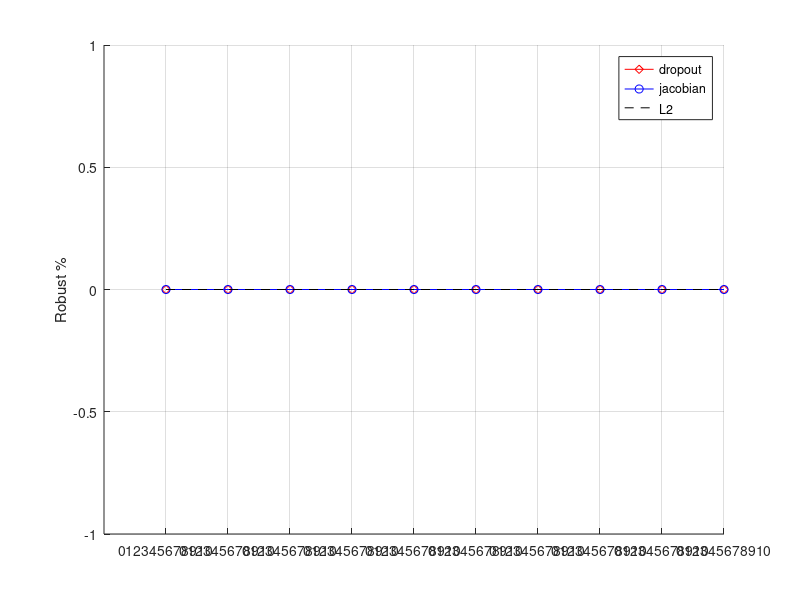
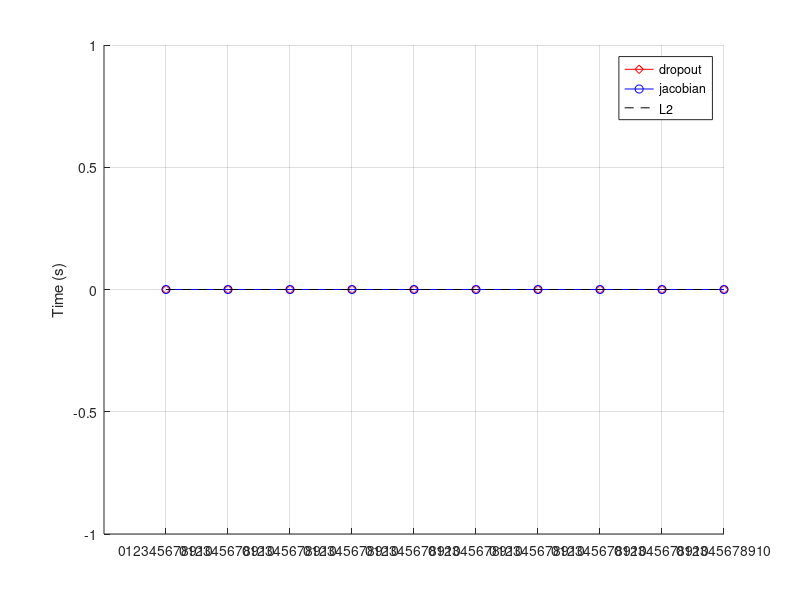
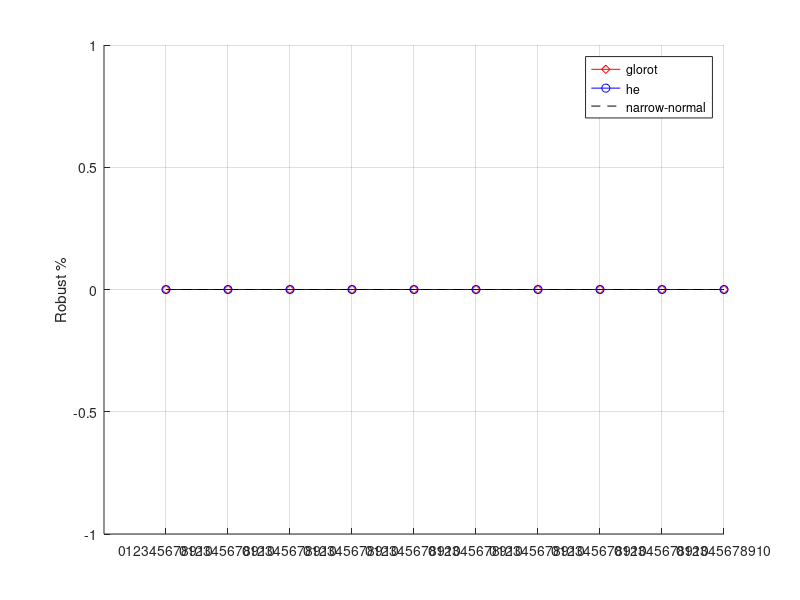
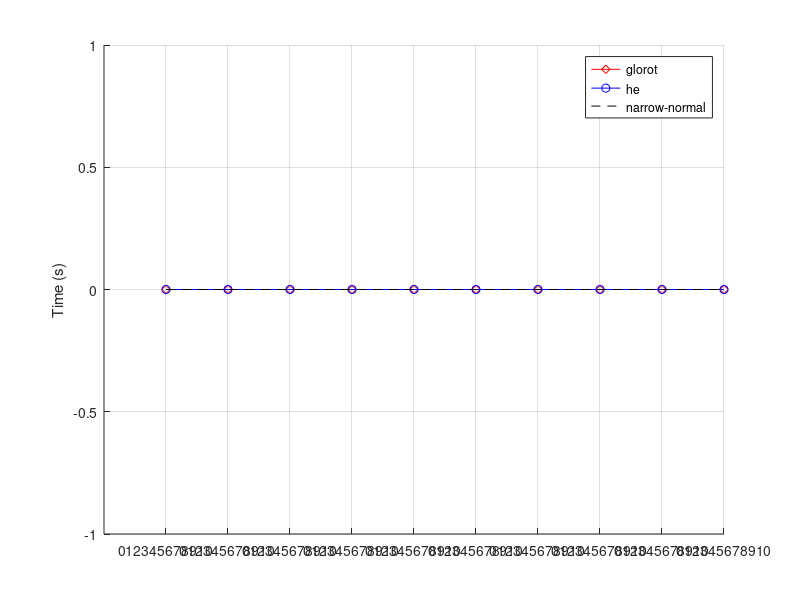

MATLAB code for these plots, in order:
%% Process results

results_folder = dir('results');

% first load all results
N = length(results_folder)-2;
allRes = cell(N,2);

for i=3:N+2
    ind_res = load(['results', filesep, results_folder(i).name]);
    allRes{i-2,1} = ind_res.res;
    allRes{i-2,2} = results_folder(i).name;
end

%% Analysis per class

% res indexes per class
zero  = 1:30;
one   = 31:60;
two   = 61:90;
three = 91:120;
four  = 121:150;
five  = 151:180;
six   = 181:210;
seven = 211:240;
eight = 241:270;
nine  = 271:300;

classes = [zero; one; two; three; four; five; six; seven; eight; nine];

numClasses = 10;
classRes = zeros(numClasses,4);

% Process results per class
for c = 1:numClasses
    idxs = classes(c,:);
    Rob = 0; Unk = 0; Norob = 0; Avgtime = 0;
    for i=1:N
        [rob, unk, norob, time] = process_model_res(allRes{i,1}, idxs);
        Rob = Rob + rob; Unk = Unk + unk; 
        Norob = Norob + norob; Avgtime = Avgtime + time;
    end
    Avgtime = Avgtime/N;
    classRes(c,:) = [Rob, Unk, Norob, Avgtime];
end

%% Analysis per regularizer

regs = ["dropout", "jacobian", "l2"];
Nregs = length(regs);
regRes = zeros(Nregs,4); % dropout, jacobian, l2
idxs = 1:300; % all indexes for the rest of the results

for r = 1:Nregs
    Rob = 0; Unk = 0; Norob = 0; Avgtime = 0;
    count = 0;
    for i=1:N
        if contains(allRes{i,2}, regs(r))
            [rob, unk, norob, time] = process_model_res(allRes{i,1}, idxs);
            Rob = Rob + rob; Unk = Unk + unk; 
            Norob = Norob + norob; Avgtime = Avgtime + time;
            count = count + 1;
        end
    end
    Avgtime = Avgtime/count;
    regRes(r,:) = [Rob, Unk, Norob, Avgtime];
end

%% Analysis per initialization scheme

inits = ["glorot", "he", "narrow"]; 
Ninits = length(inits);
initRes = zeros(Ninits,4);
idxs = 1:300; % all indexes for the rest of the results

for r = 1:Ninits
    Rob = 0; Unk = 0; Norob = 0; Avgtime = 0;
    count = 0;
    for i=1:N
        if contains(allRes{i,2}, inits(r))
            [rob, unk, norob, time] = process_model_res(allRes{i,1}, idxs);
            Rob = Rob + rob; Unk = Unk + unk; 
            Norob = Norob + norob; Avgtime = Avgtime + time;
            count = count + 1;
        end
    end
    Avgtime = Avgtime/count;
    initRes(r,:) = [Rob, Unk, Norob, Avgtime];
end

%% Analysis per seed (0,1,2,3,4)

seeds = ["0", "1", "2", "3", "4"]; 
Nseeds = length(seeds);
seedRes = zeros(Nseeds,4);
idxs = 1:300; % all indexes for the rest of the results

for i=1:N
    loc_seed = mod(i,5);
    if loc_seed == 0
        loc_seed = 5;
    end
    [rob, unk, norob, time] = process_model_res(allRes{i,1}, idxs);
    seedRes(loc_seed, 1) = seedRes(loc_seed, 1)  + rob/2700;
    seedRes(loc_seed, 2) = seedRes(loc_seed, 2)  + unk/2700;
    seedRes(loc_seed, 3) = seedRes(loc_seed, 3)  + norob/2700;
    seedRes(loc_seed, 4) = seedRes(loc_seed, 4)  + time/9;
end


%% Analysis per reg, per init (3 x 3)

% Order:
% dropout (glorot -> he -> narrow) -> jacobian (glorot -> he -> narrow) -> L2 (glorot -> he -> narrow)

regInitRes = zeros(Ninits*Nregs,4);
idxs = 1:300; % all indexes for the rest of the results

for i=1:N
    combo = ceil(i/5);
    [rob, unk, norob, time] = process_model_res(allRes{i,1}, idxs);
    regInitRes(combo,1) = regInitRes(combo,1) + rob; % robust
    regInitRes(combo,2) = regInitRes(combo,2) + unk; % unknown
    regInitRes(combo,3) = regInitRes(combo,3) + norob; % not robust
    regInitRes(combo,4) = regInitRes(combo,4) + time; % computation time
end
regInitRes(:,4) = regInitRes(:,4)/5; % 5 = number of models per combo


%% Analysis per reg per class

% Order:
% dropout (1,2,3,4,5,6) -> jacobian (1,2,3,4,5,6) -> L2 (1,2,3,4,5,6)

regClassRes = zeros(numClasses*Nregs,4);

% Process results per class
for c = 1:numClasses
    idxs = classes(c,:);
    for i=1:N
        [rob, unk, norob, time] = process_model_res(allRes{i,1}, idxs);
        if contains(allRes{i,2}, "dropout")
            regClassRes(c,1) = regClassRes(c,1) + rob;
            regClassRes(c,2) = regClassRes(c,2) + unk;
            regClassRes(c,3) = regClassRes(c,3) + norob;
            regClassRes(c,4) = regClassRes(c,4) + time;
        elseif contains(allRes{i,2}, "jacobian")
            regClassRes(c+numClasses,1) = regClassRes(c+numClasses,1) + rob;
            regClassRes(c+numClasses,2) = regClassRes(c+numClasses,2) + unk;
            regClassRes(c+numClasses,3) = regClassRes(c+numClasses,3) + norob;
            regClassRes(c+numClasses,4) = regClassRes(c+numClasses,4) + time;
        else % L2
            regClassRes(c+numClasses*2,1) = regClassRes(c+numClasses*2,1) + rob;
            regClassRes(c+numClasses*2,2) = regClassRes(c+numClasses*2,2) + unk;
            regClassRes(c+numClasses*2,3) = regClassRes(c+numClasses*2,3) + norob;
            regClassRes(c+numClasses*2,4) = regClassRes(c+numClasses*2,4) + time;
        end
    end
end
regClassRes(:,4) = regClassRes(:,4)/15; % (5 models per init, so 15 models total)


%% Analysis per reg per init per class

regInitClassRes = zeros(numClasses*Nregs*Ninits,4);
% dropout (1 to 18)
% jacobian (19 to 36)
% l2 (37 to 54)

for i=1:N
    combo = floor((i-1)/5);
    for c = 1:numClasses
        idxs = classes(c,:);
        [rob, unk, norob, time] = process_model_res(allRes{i,1}, idxs);
        regInitClassRes(combo*numClasses+c,1) = regInitClassRes(combo*numClasses+c,1) + rob; % robust
        regInitClassRes(combo*numClasses+c,2) = regInitClassRes(combo*numClasses+c,2) + unk; % unknown
        regInitClassRes(combo*numClasses+c,3) = regInitClassRes(combo*numClasses+c,3) + norob; % not robust
        regInitClassRes(combo*numClasses+c,4) = regInitClassRes(combo*numClasses+c,4) + time; % computation time
    end
end
regInitClassRes(:,4) = regInitClassRes(:,4)/5; % 5 = number of models per combo

classNames = ["0", "1", "2", "3", "4", "5", "6", "7", "8", "9", "10"];


%% Visualize results


%% Compare regularization vs classes (TODO)

dropout_class = regInitClassRes(1:10,:) + regInitClassRes(11:20,:) + regInitClassRes(21:30,:);
dropout_class(:,4) = dropout_class(:,4)/3; % compute average time
dropout_class(:,1:3) = dropout_class(:,1:3)/450; % total number of instances (plot as percentage)
jacobian_class = regInitClassRes(31:40,:) + regInitClassRes(41:50,:) + regInitClassRes(51:60,:);
jacobian_class(:,4) = jacobian_class(:,4)/3;
jacobian_class(:,1:3) = jacobian_class(:,1:3)/450; % total number of instanes (plot as percentage)
l2_class= regInitClassRes(61:70,:) + regInitClassRes(71:80,:) + regInitClassRes(81:90,:);
l2_class(:,4) = l2_class(:,4)/3;
l2_class(:,1:3) = l2_class(:,1:3)/450; % total number of instanes (plot as percentage)

% Create figure
figure;
grid;hold on;
plot(1:numClasses, dropout_class(:,1),'r-d');
plot(1:numClasses, jacobian_class(:,1),'b-o');
plot(1:numClasses, l2_class(:,1),'k--');
set(gca, 'xtick', 1:numClasses)
set(gca, 'xticklabel', classNames);
% set(gca, "YTick", 0.9:0.01:1);
% ylim([0.925, 1.005])
ylabel("Robust %");
legend('dropout','jacobian', 'L2', 'Location','best');
exportgraphics(gca, "plots/regRes_vs_class.pdf",'ContentType','vector');

% Create figure
figure;
grid;hold on;
plot(1:numClasses, dropout_class(:,4),'r-d');
plot(1:numClasses, jacobian_class(:,4),'b-o');
plot(1:numClasses, l2_class(:,4),'k--');
set(gca, 'xtick', 1:numClasses)
set(gca, 'xticklabel', classNames);
ylabel("Time (s)")
legend('dropout','jacobian', 'L2', 'Location','best');
exportgraphics(gca, "plots/regTime_vs_class.pdf",'ContentType','vector');


%% Compare initializers vs classes (TODO)

glorot_class = regInitClassRes(1:10,:) + regInitClassRes(31:40,:) + regInitClassRes(61:70,:);
glorot_class(:,4) = glorot_class(:,4)/3; % compute average time
glorot_class(:,1:3) = glorot_class(:,1:3)/450; % total number of instanes (plot as percentage)
he_class = regInitClassRes(11:20,:) + regInitClassRes(41:50,:) + regInitClassRes(71:80,:) ;
he_class(:,4) = he_class(:,4)/3;
he_class(:,1:3) = he_class(:,1:3)/450; % total number of instanes (plot as percentage)
narrow_class = regInitClassRes(21:30,:) + regInitClassRes(51:60,:) + regInitClassRes(81:90,:);
narrow_class(:,4) = narrow_class(:,4)/3;
narrow_class(:,1:3) = narrow_class(:,1:3)/450; % total number of instanes (plot as percentage)

% Create figure
figure;
grid;hold on;
plot(1:numClasses, glorot_class(:,1),'r-d');
plot(1:numClasses, he_class(:,1),'b-o');
plot(1:numClasses, narrow_class(:,1),'k--');
set(gca, 'xtick', 1:numClasses)
set(gca, 'xticklabel', classNames);
% set(gca, "YTick", 0.9:0.01:1);
% ylim([0.925, 1.005])
ylabel("Robust %");
legend('glorot','he', 'narrow-normal', 'Location','best');
exportgraphics(gca, "plots/initRes_vs_class.pdf",'ContentType','vector');

% Create figure
figure;
grid;hold on;
plot(1:numClasses, glorot_class(:,4),'r-d');
plot(1:numClasses, he_class(:,4),'b-o');
plot(1:numClasses, narrow_class(:,4),'k--');
set(gca, 'xtick', 1:numClasses)
set(gca, 'xticklabel', classNames);
ylabel("Time (s)")
legend('glorot','he', 'narrow-normal', 'Location','best');
exportgraphics(gca, "plots/initTime_vs_class.pdf",'ContentType','vector');

%% Compare seeds vs classes (TODO)

% zero_seed = [];
% one_seed = [];
% two_seed = [];
% three_seed = [];
% four_seed = [];
% 
% % Create figure
% figure;
% grid;hold on;
% set(gca, 'xtick', 1:numClasses)
% set(gca, 'xticklabel', classNames);
% % set(gca, "YTick", 0.9:0.01:1);
% % ylim([0.925, 1.005])
% ylabel("Robust %");
% legend('glorot','he', 'narrow-normal', 'Location','best');
% exportgraphics(gca, "plots/initRes_vs_class.pdf",'ContentType','vector');
% 
% % Create figure
% figure;
% grid;hold on;
% set(gca, 'xtick', 1:numClasses)
% set(gca, 'xticklabel', classNames);
% ylabel("Time (s)")
% legend('glorot','he', 'narrow-normal', 'Location','best');
% exportgraphics(gca, "plots/initTime_vs_class.pdf",'ContentType','vector');


%% Compare combinations vs classes

% Create figure
figure;
grid;hold on;
plot(1:numClasses, regInitClassRes(1:10,1)/150,'--d', 'Color', "#A2142F");
plot(1:numClasses, regInitClassRes(11:20,1)/150,'b-o');
plot(1:numClasses, regInitClassRes(21:30,1)/150,'k--.');
plot(1:numClasses, regInitClassRes(31:40,1)/150,'m-x');
plot(1:numClasses, regInitClassRes(41:50,1)/150,'-v', 'Color', "#EDB120");
plot(1:numClasses, regInitClassRes(51:60,1)/150,'--', 'Color','#808080');
plot(1:numClasses, regInitClassRes(61:70,1)/150,'->', 'Color', "#D95319");
plot(1:numClasses, regInitClassRes(71:80,1)/150,'-s', 'Color', "#7E2F8E");
plot(1:numClasses, regInitClassRes(81:90,1)/150,'--+', 'Color', "#77AC30");
set(gca, 'xtick', 1:numClasses)
set(gca, 'xticklabel', classNames);
% set(gca, "YTick", 0.9:0.01:1);
% ylim([0.925, 1.005])
ylabel("Robust %");
legend('dropout_G','dropout_H', 'dropout_N', 'jacobian_G','jacobian_H',...
    'jacobian_N', 'L2_G','L2_H', 'L2_N', 'Location','best');
exportgraphics(gca, "plots/comboRes_vs_class.pdf",'ContentType','vector');

% Create figure
figure;
grid; hold on;
plot(1:numClasses, regInitClassRes(1:10,4),'--d', 'Color', "#A2142F");
plot(1:numClasses, regInitClassRes(11:20,4),'b-o');
plot(1:numClasses, regInitClassRes(21:30,4),'k--.');
plot(1:numClasses, regInitClassRes(31:40,4),'m-x');
plot(1:numClasses, regInitClassRes(41:50,4),'-v', 'Color', "#EDB120");
plot(1:numClasses, regInitClassRes(51:60,4),'--', 'Color','#808080');
plot(1:numClasses, regInitClassRes(61:70,4),'->', 'Color', "#D95319");
plot(1:numClasses, regInitClassRes(71:80,4),'-s', 'Color', "#7E2F8E");
plot(1:numClasses, regInitClassRes(81:90,4),'--+', 'Color', "#77AC30");
set(gca, 'xtick', 1:numClasses)
set(gca, 'xticklabel', classNames);
ylabel("Time (s)")
legend('dropout_G','dropout_H', 'dropout_N', 'jacobian_G','jacobian_H',...
    'jacobian_N', 'L2_G','L2_H', 'L2_N', 'Location','best');
exportgraphics(gca, "plots/comboTime_vs_class.pdf",'ContentType','vector');

%% Helper functions

% Process results per model
function [rob, unk, norob, avg_time] = process_model_res(res, idxs)
    rob   = sum(res(idxs,1) == 1);
    unk   = sum(res(idxs,1) == 2);
    norob = sum(res(idxs,1) == 0);
    avg_time = sum(res(idxs,2))/length(idxs);
end

